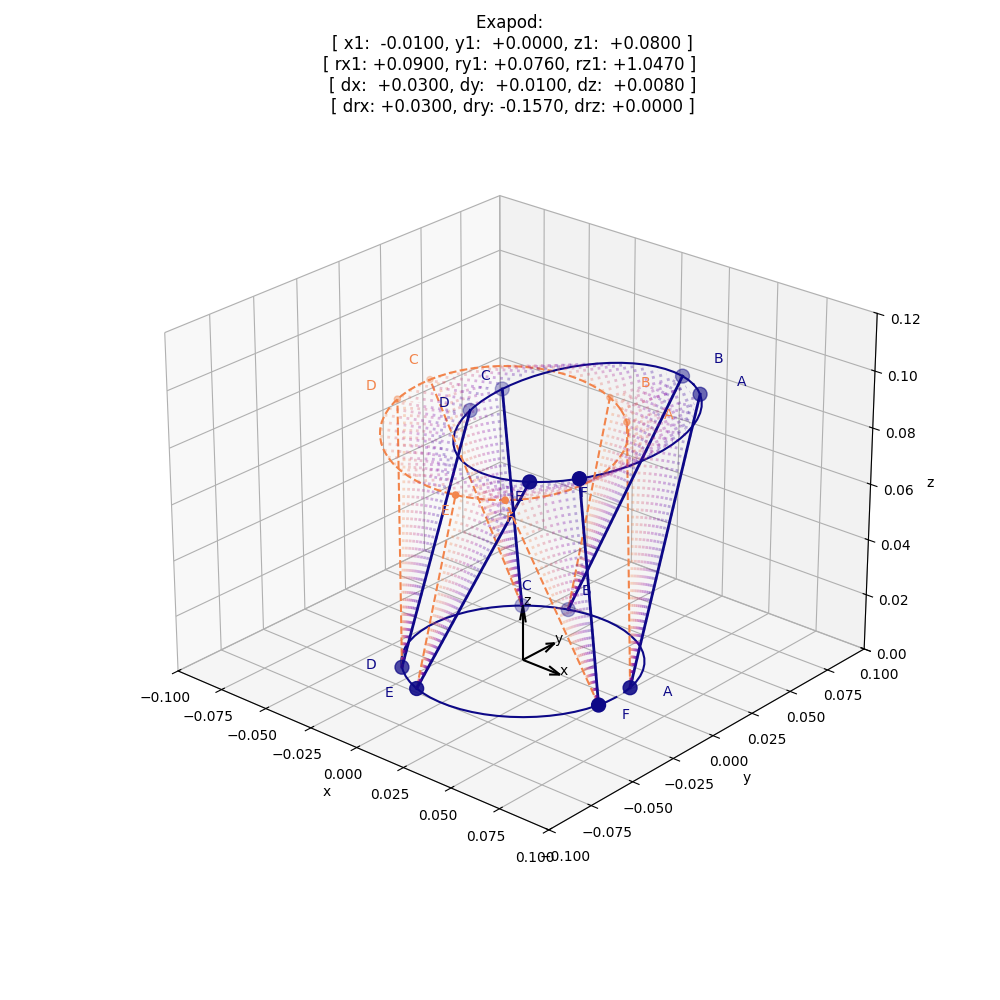

Recreate this plot in Python.
from numpy import array as arr, pi as π, cos, sin, ndarray as V, linspace, roll, linalg
import matplotlib.pyplot as plt

R = 0.05 # [m] radius of the 2 discs
D = 0.01 # [m] distance between the pairs of ball bearings
H0 = 0.08 # [m] height of the column at "rest"

THREAD_STEP = 0.001 # [m]/[turn] thread pitch of the rods (1mm/turn)

# rest positions and orientations of the bottom and top discs
X0, Y0, Z0, RX0, RY0, RZ0 = 0.0, 0.0, 0.0, 0.0, 0.0, 0.0 
X1, Y1, Z1, RX1, RY1, RZ1 = 0.0, 0.0, H0, 0.0, 0.0, π/3

def rototranslation(v:V, dx=0.0, dy=0.0, dz=0.0, rx=0.0, ry=0.0, rz=0.0) -> V:
    """Rotate vector(s) v by angles rx, ry, rz and translate by dx, dy, dz"""
    assert v.ndim==2 and v.shape[1] == 3, f"v must be a Nx3 array, not {v.shape}"
    Rx = arr([[1, 0, 0], [0, cos(rx), -sin(rx)], [0, sin(rx), cos(rx)]])
    Ry = arr([[cos(ry), 0, sin(ry)], [0, 1, 0], [-sin(ry), 0, cos(ry)]])
    Rz = arr([[cos(rz), -sin(rz), 0], [sin(rz), cos(rz), 0], [0, 0, 1]])
    return (Rx @ Ry @ Rz @ v.T + arr([[dx, dy, dz]]).T).T

def exapod(dx, dy, dz, drx, dry, drz, x1=X1, y1=Y1, z1=Z1, rx1=RX1, ry1=RY1, rz1=RZ1):
    αp = D/R #angle between the 2 ball bearings of a pair
    N = 60 # number of points to draw the disc
    NC = 10 # number of colors
    ## rest positions
    α_balls = [0-αp, 0+αp, 2*π/3-αp, 2*π/3+αp, 4*π/3-αp, 4*π/3+αp] # balls angles
    balls = arr([[R*cos(α), R*sin(α), 0.0] for α in α_balls]) # reference position of the balls
    pnames = arr([[1.3*R*cos(α), 1.3*R*sin(α), 0.0] for α in α_balls]) # reference position of the names
    disc = arr([[R*cos(α), R*sin(α), 0.0] for α in linspace(0, 2*π, N)]) # reference position of the disc
    names = ['A','B','C','D','E','F'] # names of the balls/rods
    
    disc0, balls0, pnames0 = [roll(rototranslation(v,X0,Y0,Z0,RX0,RY0,RZ0),-1,axis=0) for v in [disc, balls, pnames]] # bottom disc at rest
    disc1, balls1, pnames1 = [rototranslation(v,x1,y1,z1,rx1,ry1,RZ1) for v in [disc, balls, pnames]] # top disc at rest
    disc2, balls2, pnames2 = [rototranslation(v, x1+dx, y1+dy, z1+dz, rx1+drx, ry1+dry, rz1+drz) for v in [disc, balls, pnames]] # top disc moved


    title = f"Exapod: \n[ x1:  {x1:+.4f}, y1:  {y1:+.4f}, z1:  {z1:+.4f} ]\n" + \
            f"[ rx1: {rx1:+.4f}, ry1: {ry1:+.4f}, rz1: {rz1:+.4f} ] \n" + \
            f"[ dx:  {dx:+.4f}, dy:  {dy:+.4f}, dz:  {dz:+.4f} ]\n" +\
            f"[ drx: {drx:+.4f}, dry: {dry:+.4f}, drz: {drz:+.4f} ]" 
    print(title)
    print()

    # rods lengths
    lengths1 = linalg.norm(balls1-balls0, axis=1) # [mm]
    lengths2 = linalg.norm(balls2-balls0, axis=1) # [mm]
    for i in range(6): # print stats for each rod
        δ = lengths2[i]-lengths1[i]
        print(f"rod {names[i]}: [{lengths1[i]:.4f} -> {lengths2[i]:.4f}] [Δ{names[i]} = {δ:+.4f}] [turns_{names[i]} = {δ/THREAD_STEP:+.1f}]")

    ## plot
    fig = plt.figure(figsize=(10,10))
    ax = fig.add_subplot(111, projection='3d')
    ax.set_xlabel('x')
    ax.set_ylabel('y')
    ax.set_zlabel('z')
    
    #define colormap 
    cmap = plt.get_cmap('plasma')
    c0, c1 = 0.0, 0.7
    cols = cmap(linspace(c1, c0, NC)) # colors
    α = 0.3

    ax.scatter(balls0[:,0], balls0[:,1], balls0[:,2], color=cmap(c0), s=100) # bottom disc
    ax.scatter(balls1[:,0], balls1[:,1], balls1[:,2], color=cmap(c1), s=20) # top disc rest
    ax.scatter(balls2[:,0], balls2[:,1], balls2[:,2], color=cmap(c0), s=100) # top disc moved 
    ax.plot(disc0[:,0], disc0[:,1], disc0[:,2], color=cmap(c0), linestyle='-') # bottom disc
    ax.plot(disc1[:,0], disc1[:,1], disc1[:,2], color=cmap(c1), linestyle='--') # top disc rest
    ax.plot(disc2[:,0], disc2[:,1], disc2[:,2], color=cmap(c0), linestyle='-') # top disc moved
    for i in range(0, 6): # rods and names
        ax.plot([balls0[i,0], balls1[i,0]], [balls0[i,1], balls1[i,1]], [balls0[i,2], balls1[i,2]], color=cmap(c1), linestyle='--')
        ax.plot([balls0[i,0], balls2[i,0]], [balls0[i,1], balls2[i,1]], [balls0[i,2], balls2[i,2]], color=cmap(c0), linestyle='-', linewidth=2)
        ax.text(pnames0[i,0], pnames0[i,1], pnames0[i,2], names[i], color=cmap(c0))
        ax.text(pnames1[i,0], pnames1[i,1], pnames1[i,2], names[i], color=cmap(c1))
        ax.text(pnames2[i,0], pnames2[i,1], pnames2[i,2], names[i], color=cmap(c0))
        for j in range(NC):
            (x0, y0, z0), (x1, y1, z1), (x2, y2, z2) = balls0[i], balls1[i], balls2[i]
            vx, vy, vz = [x0, x1+(x2-x1)*(j+1)/NC], [y0, y1+(y2-y1)*(j+1)/NC], [z0, z1+(z2-z1)*(j+1)/NC]
            ax.plot(vx, vy, vz, color=cols[j], linestyle=':', linewidth=2, alpha=α)
    for i in range(N):
        (x0, y0, z0), (x1, y1, z1), (x2, y2, z2) = disc0[i], disc1[i], disc2[i]
        for j in range(NC-1):
            dxj, dyj, dzj = [x1+(x2-x1)*j/NC, x1+(x2-x1)*(j+1)/NC], [y1+(y2-y1)*j/NC, y1+(y2-y1)*(j+1)/NC], [z1+(z2-z1)*j/NC, z1+(z2-z1)*(j+1)/NC]
            ax.plot(dxj, dyj, dzj, color=cols[j], linestyle=':', linewidth=2, alpha=α)
    plt.title(title)

    #draw 3 arrows for the x, y, z axis
    L = 0.02
    ax.quiver(0, 0, 0, L, 0, 0, color='black')
    ax.quiver(0, 0, 0, 0, L, 0, color='black')
    ax.quiver(0, 0, 0, 0, 0, L, color='black')
    ax.text(L, 0, 0, 'x')
    ax.text(0, L, 0, 'y')
    ax.text(0, 0, L, 'z')

    ax.set_xlim([-2*R, 2*R])
    ax.set_ylim([-2*R, 2*R])
    ax.set_zlim([0, 0.12])

    ax.view_init(25, -49) # set camera orientation to 25, -49 0, to match the image in the picture
    # plt.savefig('exapod.png')
    plt.show()

# set up argparser to get the values of dx, dy, dz, drx, dry, drz, x1, y1, z1, rx1, ry1, rz1
import argparse
if __name__ == "__main__":
    # examples of how to call the script: 
    # python exapod.py -dx 0.03 -dy 0.01 -dz 0.008 -drx 0.03 -dry -0.157 -drz 0.0 -x1 -0.01 -y1 0.0 -z1 0.08 -rx1 0.09 -ry1 0.076 -rz1 1.047
    # python exapod.py -dx 0.03 -dy 0.01 -dz 0.008 -dry -0.157 -z1 0.08 -rz1 1.047
    # python exapod.py -dx=0.03 -dy=0.01 -dz=0.008 -drx=0.0 -dry=-0.157 -drz=0.0 -x1=0.0 -y1=0.0 -z1=0.08 -rx1=0.0 -ry1=0.0 -rz1=1.047
    # python exapod.py -dx=0.03 -dy=0.01 -dz=0.008 -dry=-0.157 -z1=0.08 -rz1=1.047
    
    parser = argparse.ArgumentParser(description='Exapod')
    parser.add_argument('-dx', type=float, help='displacement along x', default=0.0, required=False)
    parser.add_argument('-dy', type=float, help='displacement along y', default=0.0, required=False)
    parser.add_argument('-dz', type=float, help='displacement along z', default=0.0, required=False)
    parser.add_argument('-drx', type=float, help='delta rotation around x', default=0.0, required=False)
    parser.add_argument('-dry', type=float, help='delta rotation around y', default=0.0, required=False)
    parser.add_argument('-drz', type=float, help='delta rotation around z', default=0.0, required=False)
    parser.add_argument('-x1', type=float, help='x initial position', default=X0, required=False)
    parser.add_argument('-y1', type=float, help='y initial position', default=Y0, required=False)
    parser.add_argument('-z1', type=float, help='z initial position', default=Z0, required=False)
    parser.add_argument('-rx1', type=float, help='initial rotation around x', default=RX0, required=False)
    parser.add_argument('-ry1', type=float, help='initial rotation around y', default=RY0, required=False)
    parser.add_argument('-rz1', type=float, help='initial rotation around z', default=RZ0, required=False)
    args = parser.parse_args()

    exapod(args.dx, args.dy, args.dz, args.drx, args.dry, args.drz, args.x1, args.y1, args.z1, args.rx1, args.ry1, args.rz1)